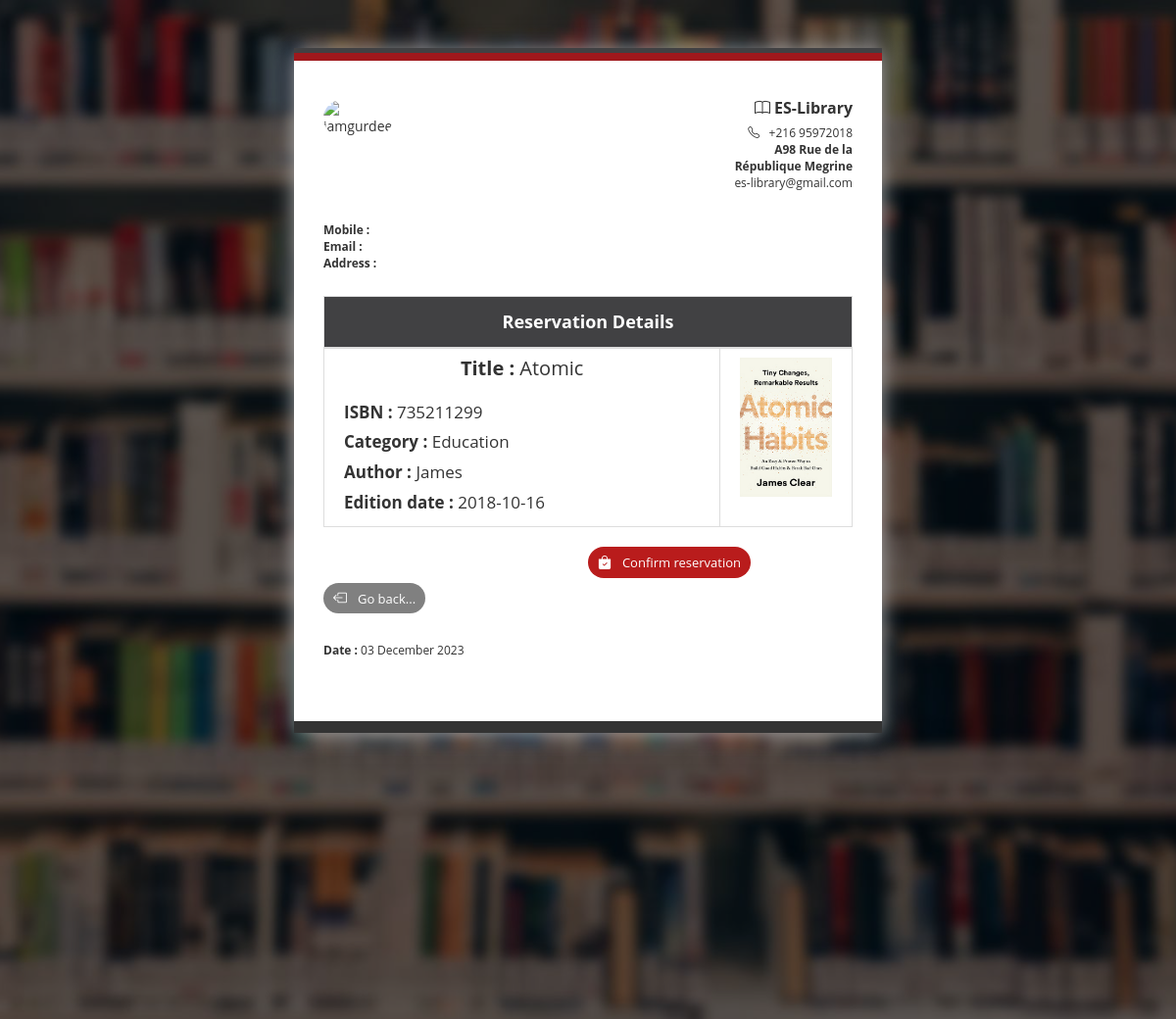
Page /membre_pages/reserve.php?idi=1 on the committed database.
### tables this page shows
CREATE TABLE `livreq` (
  `id` int(11) NOT NULL,
  `ISBN` int(11) NOT NULL,
  `Image` text NOT NULL,
  `titre` varchar(40) NOT NULL,
  `description` text NOT NULL,
  `auteur` varchar(40) NOT NULL,
  `categorie` varchar(30) NOT NULL,
  `date_edition` date NOT NULL,
  `nb_dispo` int(11) NOT NULL,
  `etat` tinyint(1) NOT NULL
);

### config/config.php (called while the page is built)
<?php
class config
{
    function getConnexion()
    {
        $host = "localhost";
        $user = "root";
        $pas = "";
        $bd = "gestion_biblio";
        try {
            $cnx = new mysqli($host, $user, $pas, $bd);
            return $cnx;
        } catch (Exception $e) {
            echo "Problème de connexion à la BD." . $e->getMessage();
        }
    }
}

### class/Livre.php (called while the page is built, shortened)
<?php
class Livre
{
    private $cnx;
    function __construct()
    {
        $db = new config();
        $this->cnx = $db->getConnexion();
    }
    public function getBookByID($id)
    {
        $query = "SELECT * FROM livreq WHERE id = '$id'";
        $result = mysqli_query($this->cnx, $query);
        $data = array();
        while ($row = mysqli_fetch_assoc($result)) {
            $data[] = $row;
        }
        return $data;
    }
}

### membre_pages/reserve.php (the view, shortened to what this page needs)
<?php
require_once "../config/config.php";
require_once "../class/Livre.php";
$config_base = new config();
$bd = $config_base->getConnexion();
$livre = new Livre($bd);
if (isset($_GET['idi'])) {
    $id = $_GET['idi'];
    $book = $livre->getBookByID($id);
?>
    <!DOCTYPE html>
    <html lang="en">
    <head>
        <link href="https://netdna.bootstrapcdn.com/bootstrap/3.3.7/css/bootstrap.min.css" rel="stylesheet">
        <link href="../assets/vendor/bootstrap-icons/bootstrap-icons.css" rel="stylesheet">
        <script src="https://cdn.tailwindcss.com"></script>
    </head>
    <body>
        <div class="col-md-12" id="height">
            <div class="row">
                <div class="receipt-main col-xs-10 col-sm-10 col-md-6 col-xs-offset-1 col-sm-offset-1 col-md-offset-3">
                    <div class="row">
                        <div class="receipt-header">
                            <div class="col-xs-6 col-sm-6 col-md-6">
                                <div class="receipt-left">
                                    <img class="img-responsive" alt="iamgurdeeposahan" src="../assets/img/<?= $app[0]['Image'] ?>" style="width: 71px; border-radius: 43px;">
                                </div>
                            </div>
                            <div class="col-xs-6 col-sm-6 col-md-6 text-right">
                                <div class="receipt-right">
                                    <h5><i class="bi bi-book"></i> ES-Library</h5>
                                    <p><i class="bi bi-telephone"></i>
                                        &nbsp; +216 95972018<i class="fa fa-phone"></i></p>
                                    <p>
                                        <strong>A98 Rue de la<br>République Megrine </strong>
                                    </p>
                                    <p>es-library@gmail.com</p>
                                </div>
                            </div>
                        </div>
                    </div>
                    <div class="row">
                        <div class="receipt-header receipt-header-mid">
                            <div class="col-xs-8 col-sm-8 col-md-8 text-left">
                                <div class="receipt-right">
                                    <p><b>Mobile : </b><?= $app[0]['num_tel'] ?></p>
                                    <p><b>Email : </b> <?= $app[0]['login'] ?></p>
                                    <p><b>Address : </b><?= $app[0]['adresse'] ?></p>
                                </div>
                            </div>
                            <div class="col-xs-4 col-sm-4 col-md-4">
                            </div>
                        </div>
                    </div>
                    <div>
                        <table class="table table-bordered">
                            <thead>
                                <tr>
                                    <th style="text-align: center; font-size:large" colspan="2">Reservation Details</th>
                                </tr>
                            </thead>
                            <tbody>
                                <tr>
                                    <td class="col-md-9">
                                        <center>
                                            <h4 style="font-size:20px"><strong>Title : </strong> <?= $book[0]['titre'] ?></h4>
                                        </center><br>
                                        <span style="font-size:17px; line-height: 1.8;">
                                            <strong>ISBN : </strong> <?= $book[0]['ISBN'] ?><br>
                                            <strong>Category : </strong> <?= $book[0]['categorie'] ?><br>
                                            <strong>Author : </strong> <?= $book[0]['auteur'] ?><br>
                                            <strong>Edition date : </strong> <?= $book[0]['date_edition'] ?><br>
                                        </span>
                                    </td>
                                    <td><img src="../assets/img/<?= $book[0]['Image'] ?>" alt="image book" width="125" height="200"></td>
                                </tr>
                            </tbody>
                        </table>
                    </div>
                    <form method="post">
                        <button type="submit" name="confirm" style="margin-left:50%" class="text-white bg-red-700 hover:bg-red-800 focus:outline-none focus:ring-4 focus:ring-red-300 font-medium rounded-full text-xxs px-4 py-2 text-center mr-2 mb-2 dark:bg-red-600 dark:hover:bg-red-700 dark:focus:ring-red-900">
                            <i class="bi bi-bag-check-fill"></i>
                            &nbsp; <span style="font-size: 13px;">Confirm reservation</span>
                        </button>
                        <a href="../membre_pages/portfolio-detail1.php?idi=<?= $book[0]['id'] ?>">
                            <button type="button" style="margin-right:0%; background-color: gray; color: white;" class="text-white bg-red-700 hover:bg-red-800 focus:outline-none focus:ring-4 focus:ring-red-300 font-medium rounded-full text-xxs px-4 py-2 text-center mr-2 mb-2 dark:bg-red-600 dark:hover:bg-red-700 dark:focus:ring-red-900">
                                <i class="bi bi-box-arrow-left"></i> &nbsp; <span style="font-size: 13px;">Go back...</span>
                            </button>
                        </a>
                    </form>
                    <div class="row">
                        <div class="receipt-header receipt-header-mid receipt-footer">
                            <div class="col-xs-8 col-sm-8 col-md-8 text-left">
                                <div class="receipt-right">
                                    <p><b>Date :</b> <?= $date = date('d F Y'); ?></p>
                                <?php
                            }
                                ?>
                                </div>
                            </div>
                        </div>
                    </div>
                </div>
            </div>
        </div>
    </body>
    </html>

### membre_pages/reserve.php (style rules this page uses)
body { background-image: url(../images/img4.jpg); margin-top: 20px; }
#height { width: 100%; height: 130vh; background: url("../images/img4.jpg") top center; background-size: cover; position: relative; }
#height:before { content: ""; background: rgba(0, 0, 0, 0.6); position: absolute; bottom: 0; top: 0; left: 0; right: 0; }
.receipt-main { background: #ffffff none repeat scroll 0 0; border-bottom: 12px solid #333333; border-top: 12px solid #9f181c; margin-top: 50px; margin-bottom: 50px; padding: 40px 30px !important; position: relative; box-shadow: 0 1px 21px #acacac; color: #333333; font-family: open sans; }
.receipt-main p { color: #333333; font-family: open sans; line-height: 1.42857; }
.receipt-main::after { background: #414143 none repeat scroll 0 0; content: ""; height: 5px; left: 0; position: absolute; right: 0; top: -13px; }
.receipt-main thead { background: #414143 none repeat scroll 0 0; }
.receipt-main thead th { color: #fff; }
.receipt-right h5 { font-size: 16px; font-weight: bold; margin: 0 0 7px 0; }
.receipt-right p { font-size: 12px; margin: 0px; }
.receipt-right p i { text-align: center; width: 18px; }
.receipt-main td { padding: 9px 20px !important; }
.receipt-main th { padding: 13px 20px !important; }
.receipt-main td { font-size: 13px; font-weight: initial !important; }
.receipt-header-mid { margin: 24px 0; overflow: hidden; }

### rows in the picture
livreq: titre "Atomic", ISBN "735211299", categorie "Education", auteur "James", date_edition "2018-10-16", Image (picture)
